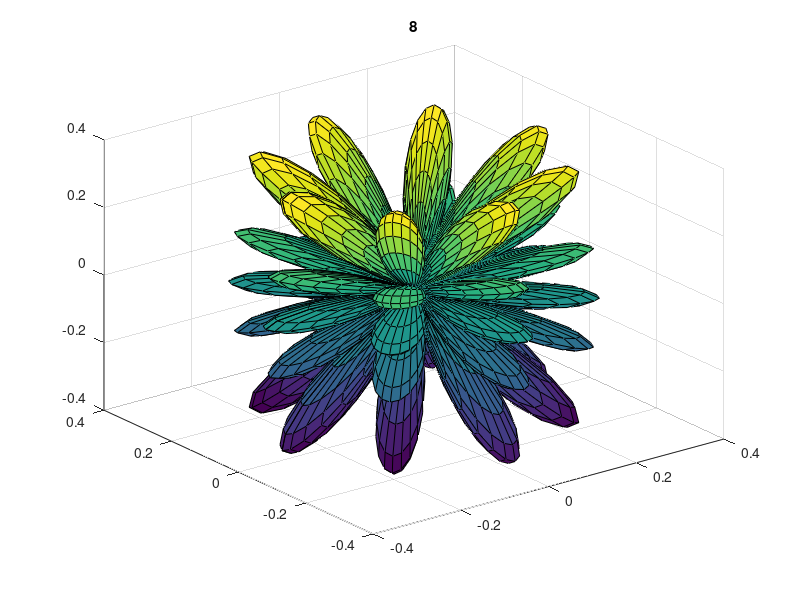
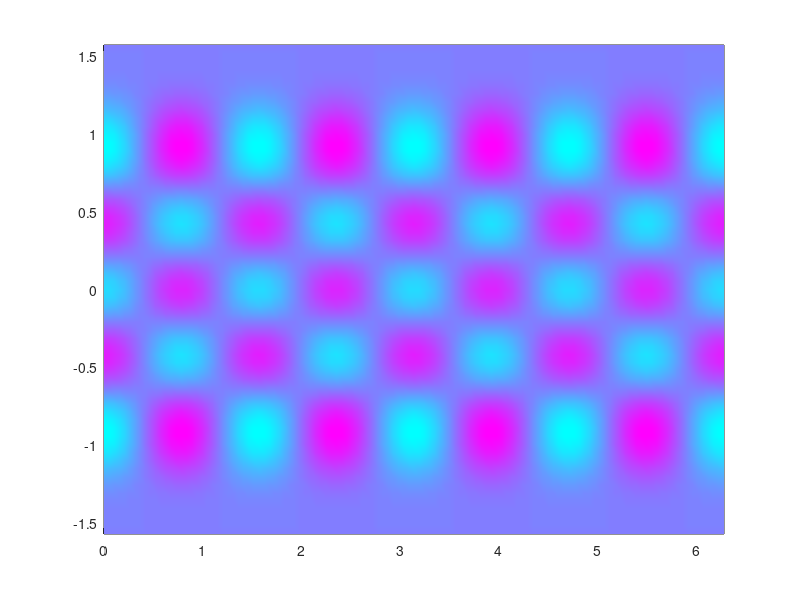

Reproduce these figures in MATLAB, in order.
dx = pi/60;
alt = -pi/2:dx:pi/2;
az = 0:dx:2*pi;
[phi,theta] = meshgrid(az,alt);
l = 8; m = 4;
Plm = -legendre(l,sin(theta));
P32 = reshape(Plm(m+1,:,:), size(phi));
a = (2*l+1)*factorial(l-m);
b = 4*pi*factorial(l+m);
C = sqrt(a/b);
Y32 = C .* P32 .* exp(1i*m*phi);
[Xm,Ym,Zm] = sph2cart(phi, theta, real(Y32));surf(Xm,Ym,Zm);title(mat2str(l))
figure(2); clf; 
pcolor(phi,theta,real(Y32)); colormap cool; shading interp;